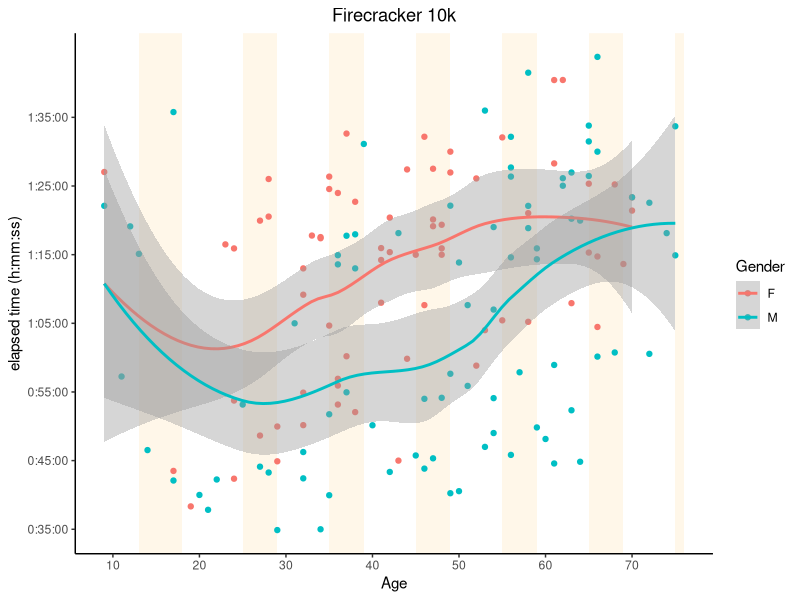
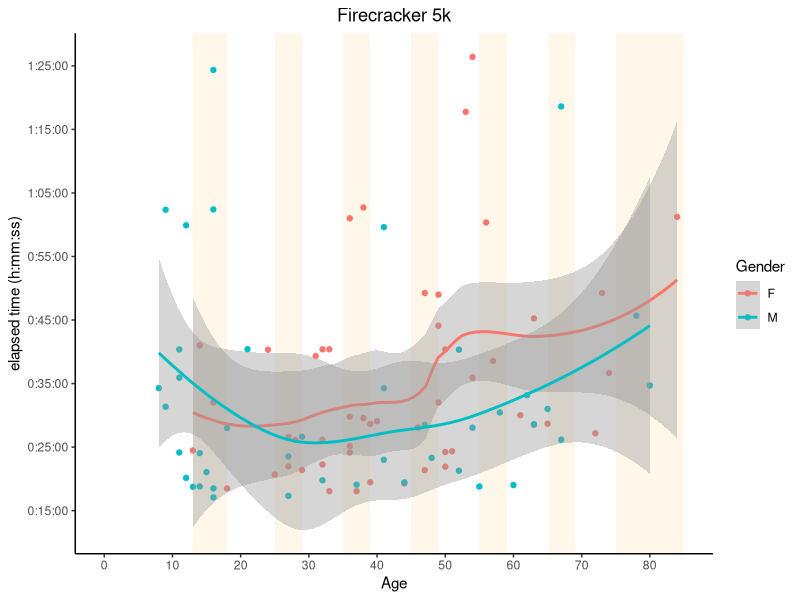
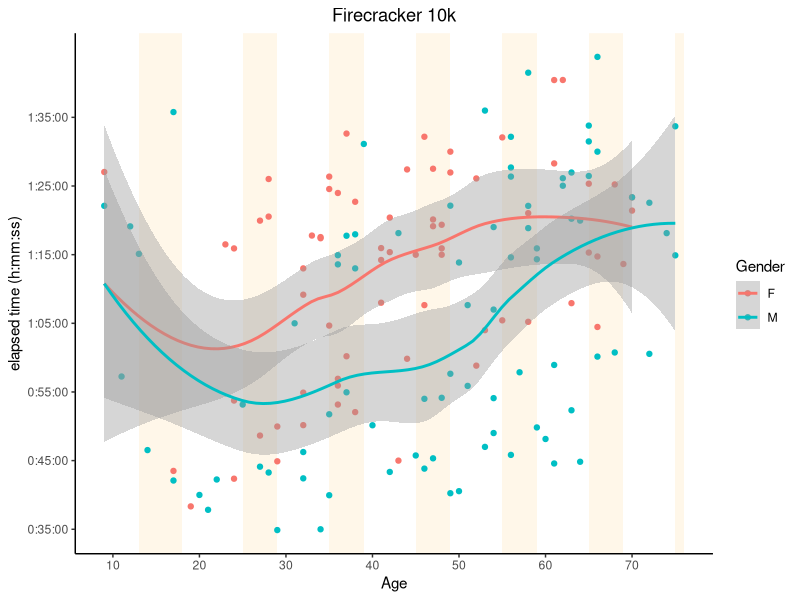
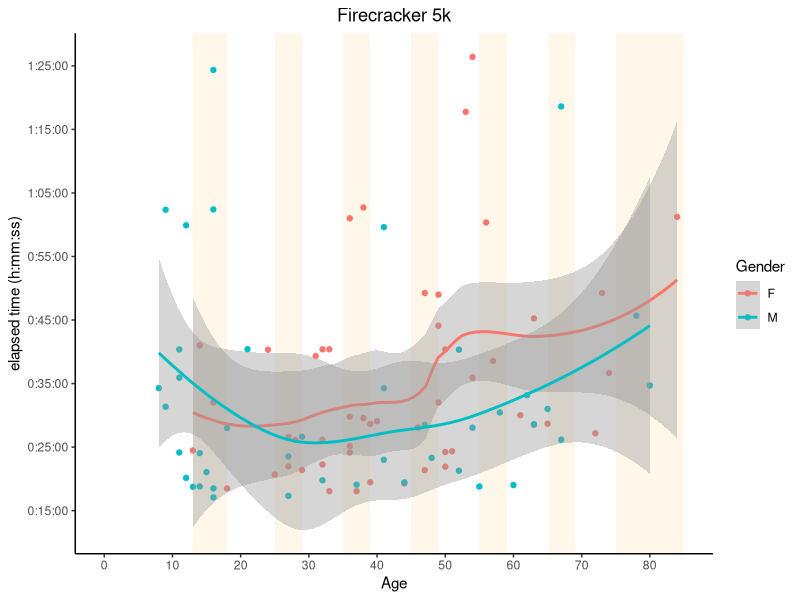

Generate these figures, in order, with R:
library(ggplot2)

timestr <- function(elapsed) {
  seconds <- elapsed
  hours <- as.integer(seconds / 3600)
  seconds <- seconds - hours * 3600
  minutes <- as.integer(seconds / 60)
  seconds <- round(seconds - minutes * 60, digits=2)
  
  minute_prefix <- ifelse(minutes < 10, "0", "")
  minutes <- paste0(minute_prefix, minutes)
  second_prefix <- ifelse(seconds < 10, "0", "")
  seconds <- paste0(second_prefix, seconds)
  
  time <- paste(hours, minutes, seconds, sep=":")
  return(time)
}

data10k <- read.table("data/processed_10k.txt", sep="\t", quote="", stringsAsFactors=F)
names(data10k) <- c("Place", "Bib", "FirstName", "LastName", "Gender", "City", "State", "Country", "ClockTime", "ChipTime", "Pace", "Age", "AgePercent", "DivisionPlace", "Division")
# Manually data cleaning
# bib #1152 has clock, chip time: 10 hours, 38 seconds. Considering that there was data loss for these results, and they solicited people
# to send in their times, I'm going to assume this is a typo. But is it supposed to be 1 hour 38 seconds, or 1 hour, 38 minutes? Either is plausible.
# Solution: delete this record! Sorry, Debbie.
data10k <- data10k[-which(data10k$Bib == 1152),]

hoursMinutesSeconds <- strsplit(data10k$ClockTime, ":")

data10k$Time <- sapply(hoursMinutesSeconds, function(hms) Reduce(function(acc, x) as.numeric(acc) * 60 + as.numeric(x), hms ))
time_ticks <- seq(5 * 60, max(data10k$Time), 10 * 60)
age_ticks <- seq(10, max(data10k$Age, na.rm=T), 10)

divisions = data.frame(xmin=c(13, 25, 35, 45, 55, 65, 75), xmax=c(18, 29, 39, 49, 59, 69, max(data10k$Age, na.rm=T) + 1), ymin=c(-Inf), ymax=c(Inf))
plot10k <-
  ggplot(data10k) +
  geom_rect(data=divisions, aes(xmin=xmin, xmax=xmax,ymin=ymin,ymax=ymax), fill="moccasin",linetype=0, alpha=0.3) +
  theme(
    panel.grid.major = element_blank(),
    panel.grid.minor = element_blank(),
    panel.background = element_blank(),
    axis.line = element_line(colour = "black")) +
  geom_point(aes(x=Age, y=Time, color=Gender)) +
  ggtitle("Firecracker 10k") +
  theme(plot.title = element_text(hjust = 0.5)) +
  expand_limits(x = 10, y = 35*60) +
  scale_y_continuous(breaks = time_ticks, labels = timestr(time_ticks), name = "elapsed time (h:mm:ss)") +
  scale_x_continuous(breaks = age_ticks) +
  geom_smooth(data=data10k, method="loess", aes(x=Age, y=Time, color=Gender), formula = y~x)

print(plot10k)
svg(filename="time_vs_age10k.svg")
print(plot10k)
dev.off()

data5k <- read.table("data/processed_5k.txt", sep="\t", quote="", stringsAsFactors=F)
names(data5k) <- c("Place", "Bib", "FirstName", "LastName", "Gender", "City", "State", "Country", "ClockTime", "ChipTime", "Pace", "Age", "AgePercent", "DivisionPlace", "Division")
# Manually data cleaning
# bib #203 finished the race in 9 minutes, 38 seconds, at a world record-breaking pace (just over a 3-minute mile). I'll express
# my skepticism by deleting that record.
data5k <- data5k[-which(data5k$Bib == 203),]

hoursMinutesSeconds <- strsplit(data5k$ClockTime, ":")
data5k$Time <- sapply(hoursMinutesSeconds, function(hms) Reduce(function(acc, x) as.numeric(acc) * 60 + as.numeric(x), hms ))
time_ticks <- seq(5 * 60, max(data5k$Time), 10 * 60)
age_ticks <- seq(0, max(data5k$Age, na.rm=T), 10)

divisions = data.frame(xmin=c(13, 25, 35, 45, 55, 65, 75), xmax=c(18, 29, 39, 49, 59, 69, max(data5k$Age, na.rm=T) + 1), ymin=c(-Inf), ymax=c(Inf))
plot5k <-
  ggplot(data5k) +
  geom_rect(data=divisions, aes(xmin=xmin, xmax=xmax,ymin=ymin,ymax=ymax), fill="moccasin",linetype=0, alpha=0.3) +
  theme(
    panel.grid.major = element_blank(),
    panel.grid.minor = element_blank(),
    panel.background = element_blank(),
    axis.line = element_line(colour = "black")) +
  geom_point(aes(x=Age, y=Time, color=Gender)) +
  ggtitle("Firecracker 5k") +
  theme(plot.title = element_text(hjust = 0.5)) +
  expand_limits(x = 0, y = 15*60) +
  scale_y_continuous(breaks = time_ticks, labels = timestr(time_ticks), name = "elapsed time (h:mm:ss)") +
  scale_x_continuous(breaks = age_ticks) +
  geom_smooth(data=data5k, method="loess", aes(x=Age, y=Time, color=Gender), formula = y~x)

print(plot5k)
svg(filename="time_vs_age5k.svg")
print(plot5k)
dev.off()
